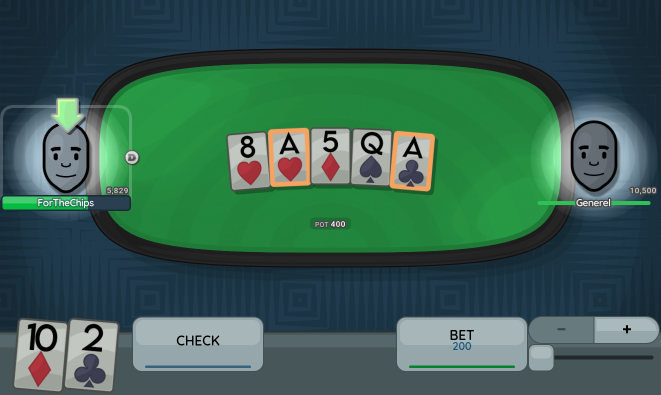
#> input picture triplejack/new/base/tests/APair.png, 1321 x 790 px, found by its file name (shown at 1/2 size); its folder holds only this picture in this run
$ python test.py
#> lines starting #> are read from the running program, lines starting #| are printed output that depends on the picture; after the words box and inside, x2 and y2 are one past the last pixel; in counts of white or black regions, pixels touching at a corner belong together
import cv2
import pytesseract
import numpy as np

import os

# Path to Tesseract executable
# pytesseract.pytesseract.tesseract_cmd = r'C:\Program Files\Tesseract-OCR\tesseract.exe'  # Adjust path as necessary

def detect_thin_green_rectangle(image_path):
    # Load the image
    image = cv2.imread(image_path)
#> image is the input picture: shape (790, 1321, 3); mean B, G, R 81.9, 95.5, 56.6
    gray = cv2.cvtColor(image, cv2.COLOR_BGR2GRAY)
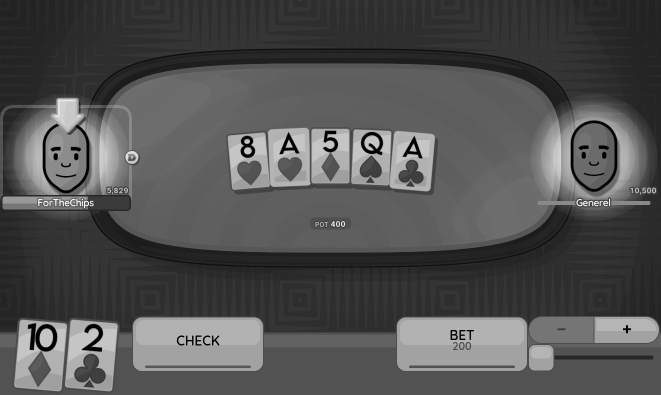
#> gray: shape (790, 1321) (shown at 1/2 size); min 0, max 255, mean 82.3

    # Use a combination of thresholding and morphological operations for better text detection
    _, binary = cv2.threshold(gray, 150, 255, cv2.THRESH_BINARY_INV)
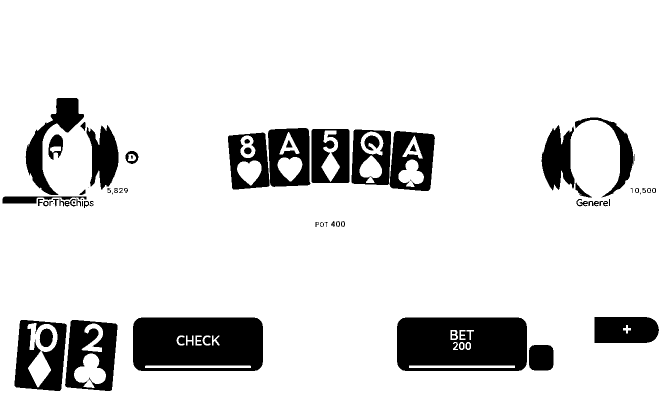
#> binary: shape (790, 1321) (shown at 1/2 size); 87.1% white; 72 black regions (9 under 20 px), largest, box (x1, y1, x2, y2) and area: (266, 635, 526, 742) 25734, (794, 635, 1054, 742) 25543, (130, 640, 235, 782) 9001
    binary = cv2.morphologyEx(binary, cv2.MORPH_CLOSE, np.ones((1, 1), np.uint8))

    # Find contours
    contours, _ = cv2.findContours(binary, cv2.RETR_EXTERNAL, cv2.CHAIN_APPROX_SIMPLE)
#> contours = [[[0, 0], [0, 789], [1320, 789], [1320, 0]]]

    cv2.imshow('Binary', binary)
    cv2.waitKey(0)
    cv2.destroyAllWindows()

    show = np.zeros_like(image)
    cv2.drawContours(show, contours, -1, (0, 255, 0), 2)
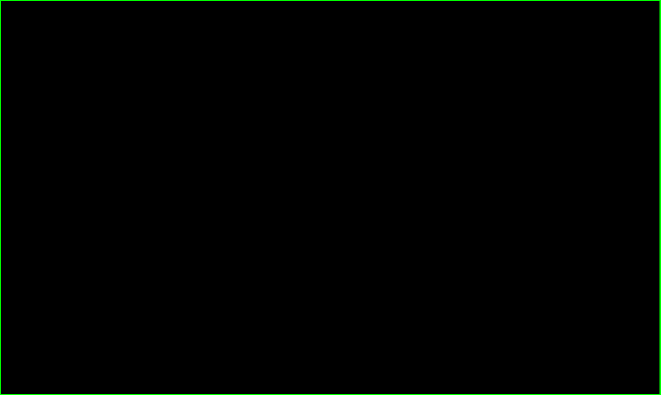
#> show: shape (790, 1321, 3) (shown at 1/2 size); mean of channels 0, 1, 2 0, 2.1, 0; drawn as B, G, R
    cv2.imshow('Contours', show)
    cv2.waitKey(0)
    cv2.destroyAllWindows()


    annotated_image = image.copy()
    names_and_locations = []

    # Loop over contours and annotate names
    for contour in contours:
        x, y, w, h = cv2.boundingRect(contour)
        if 20 < w < 600 and 15 < h < 50:  # Filtering based on the expected size of text boxes
            roi = gray[y:y+h, x:x+w]
            cv2.imshow('ROI', roi)
            cv2.waitKey(0)
            cv2.destroyAllWindows()
            text = pytesseract.image_to_string(roi, config='--psm 7').strip()
            if text:
                names_and_locations.append((text, (x, y, w, h)))
                cv2.rectangle(annotated_image, (x, y), (x + w, y + h), (0, 255, 0), 2)
                cv2.putText(annotated_image, text, (x, y - 10), cv2.FONT_HERSHEY_SIMPLEX, 0.9, (0, 255, 0), 2)
#> this loop made 1 pass
#> (contour, x, y, w, h) on pass 1: ([[0, 0], [0, 789], [1320, 789], [1320, 0]], 0, 0, 1321, 790)
#> after the loop, names_and_locations = []

    return annotated_image, names_and_locations

folder = "/home/generel/Documents/code/python/poker/LetsGoGambling/triplejack/new/base/tests"

for filename in os.listdir(folder):
    if not filename.endswith('.png') and not filename.endswith('.jpg'):
        continue
    path = os.path.join(folder, filename)
    img, name_and_loc = detect_thin_green_rectangle(path)
#> name_and_loc = []
    cv2.imshow('Annotated Image', img)
    print(f'File: {filename}')
    for name, loc in name_and_loc:
        print(f'Name: {name}, Location: {loc}')
#> this loop made 0 passes
    cv2.waitKey(0)
    cv2.destroyAllWindows()
